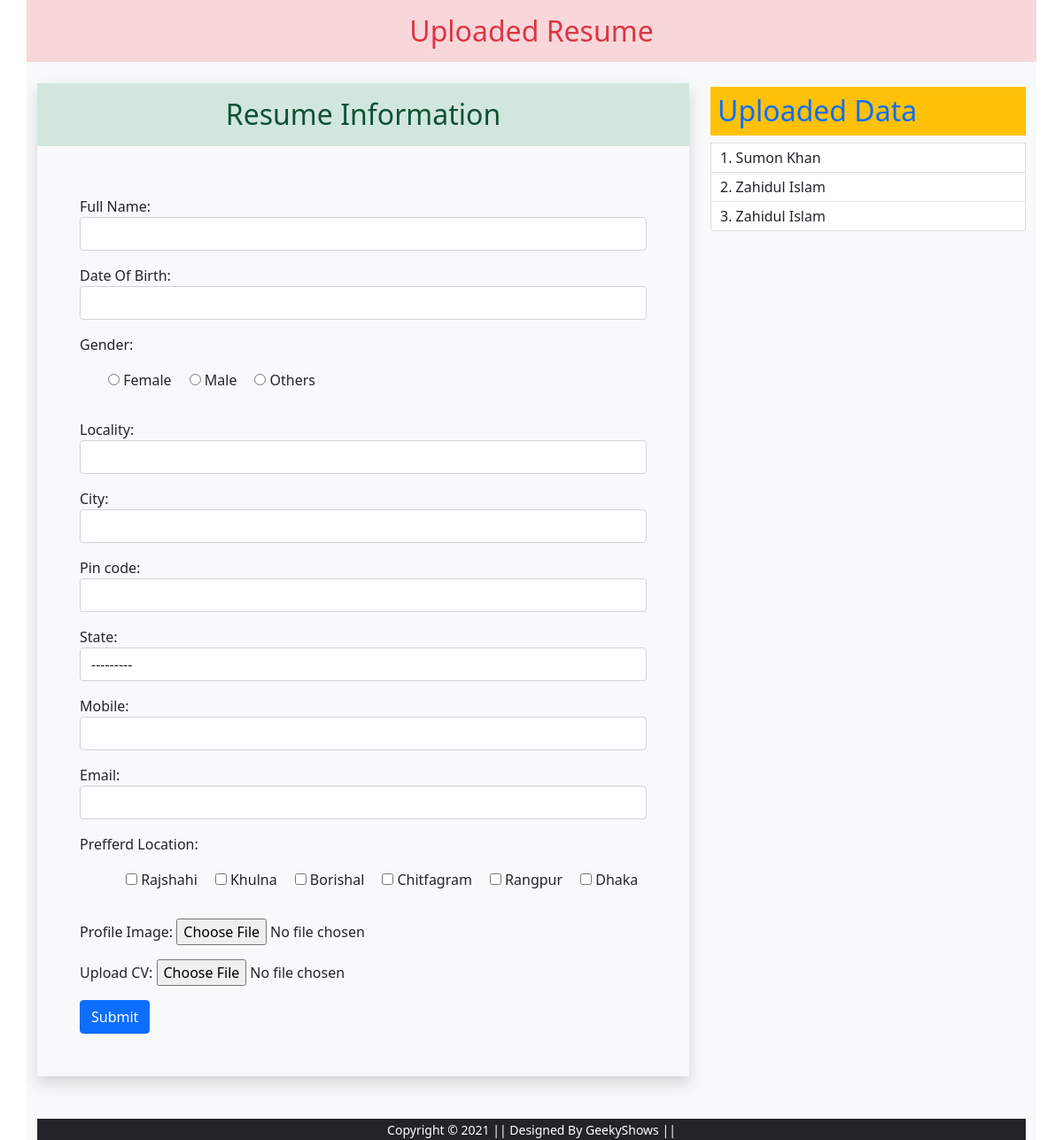
The page / on the database its author committed.
### resume/models.py (models this page shows)
class Resume_info(models.Model):
    STATE_CHOICE = {
        ('dhaka','Dhaka'),
        ('chitfagram','Chitfagram'),
        ('khunla','Khulna'),
        ('rajshahi','Rajshahi'),
        ('borishal','Borishal'),
        ('rangpur','Rangpur')
    }
    GENDER_CHOICE = {
        ('m', 'Male'),
        ('f','Female' ),
        ('o','Others'),
    }
    name = models.CharField(max_length=100)
    dob = models.DateField()
    gender = models.CharField(choices=GENDER_CHOICE, max_length=8)
    locality = models.CharField(max_length=20)
    city = models.CharField(max_length=20)
    pin_code = models.PositiveIntegerField()
    state = models.CharField(choices=STATE_CHOICE, max_length=20)
    mobile = models.PositiveIntegerField()
    email = models.EmailField()
    job_city = models.CharField(max_length=100)
    profile_img = models.ImageField(upload_to='profileimg/', blank = True)
    my_file = models.FileField(upload_to='myfile/', blank = True)
    registration_date = models.DateTimeField(auto_now_add=True)
    def __str__(self):
        return self.name

### resume/views.py (the view, shortened to what this page needs)
# urls.py: path('', views.Registration.as_view(), name='registration'),
class Registration(View):
    def get(self, request):
        forms = Resume_info_forms
        objs = Resume_info.objects.order_by('-id')[:5]
        context = {
            'forms':forms,
            'data':objs
        }
        return render(request, 'registration.html', context)

### templates/registration.html (shortened to what this page needs)
{% extends 'base.html' %}
{% block content %}
    <div class="shadow">
        <h2 class="text-center alert-success py-3">Resume Information</h2>
        <form action="" method="POST" class="p-5" enctype="multipart/form-data">
            {{ forms.as_p }}
            <input class="btn btn-primary" type="submit" value="Submit">
        </form>
    </div>
{% endblock %}
{% block sidebar %}
    <div class="list-group pt-1">
        <h2 class="p-2 text-primary bg-warning">Uploaded Data</h2>
    {% for i in data %}
         <a class="list-group-item pl-2 py-1" href="{% url 'details' i.id %}">{{ forloop.counter }}.  {{ i }}</a>
    {% endfor %}
    </div>
{% endblock %}

### static/css/style.css (style rules this page uses)
#id_job_city, #id_gender { list-style-type: none; display: inline-flex; }
#id_job_city > li { padding-left: 20px; }
#id_gender > li { padding-right: 20px; }
.pl-2 { padding-left: 10px; }

### rows shown on the page
Resume_info: name "Sumon Khan"
Resume_info: name "Zahidul Islam"
Resume_info: name "Zahidul Islam"
